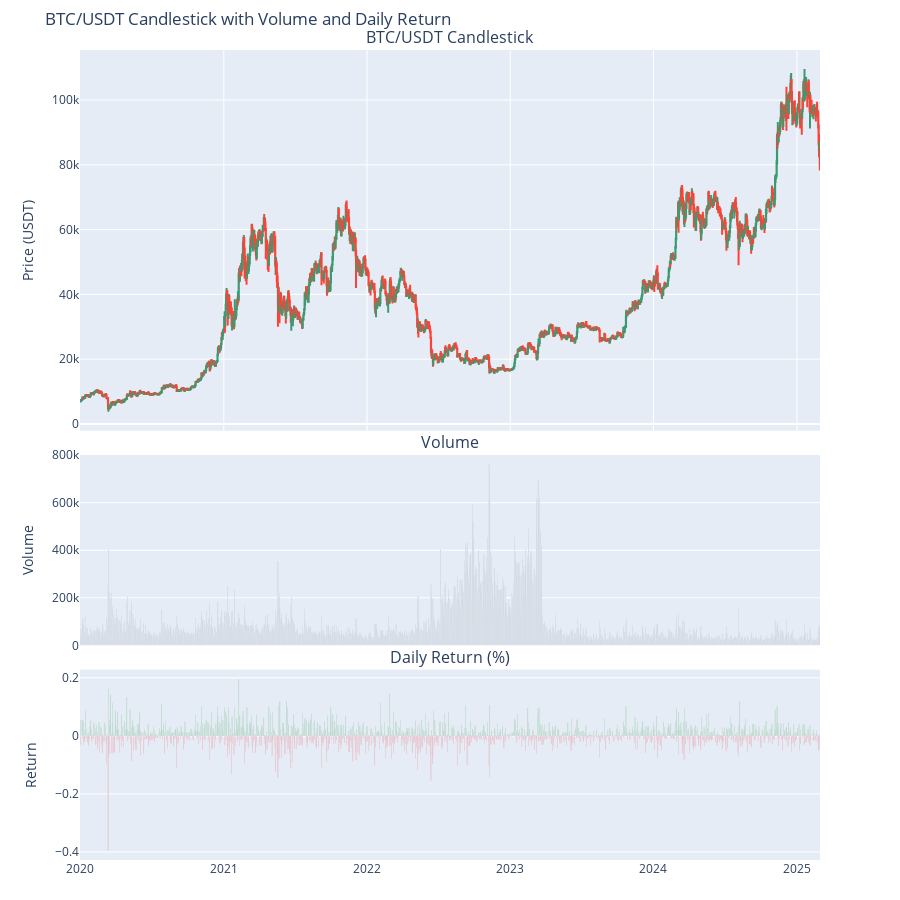

Notebook cell for this chart:
### Code cell
# Create 3-row subplot layout
fig = make_subplots(
    rows=3, cols=1,
    shared_xaxes=True,
    vertical_spacing=0.03,
    row_heights=[0.5, 0.25, 0.25],
    subplot_titles=("BTC/USDT Candlestick", "Volume", "Daily Return (%)")
)

# Row 1: Candlestick
fig.add_trace(go.Candlestick(
    x=df.index,
    open=df["open"],
    high=df["high"],
    low=df["low"],
    close=df["close"],
    name="Price"
), row=1, col=1)

# Row 2: Volume (bar)
fig.add_trace(go.Bar(
    x=df.index,
    y=df["volume"],
    marker_color='gray',
    name="Volume"
), row=2, col=1)

daily_ret = df["close"].pct_change()
# Row 3: Daily Return (bar or line, here we use bar)
fig.add_trace(go.Bar(
    x=df.index,
    y=daily_ret,
    marker_color=daily_ret.apply(lambda x: 'green' if x >= 0 else 'red'),
    name="Daily Return"
), row=3, col=1)

# Layout tweaks
fig.update_layout(
    title="BTC/USDT Candlestick with Volume and Daily Return",
    xaxis_rangeslider_visible=False,
    height=900,
    showlegend=False,
    margin=dict(t=50, b=40)
)

fig.update_yaxes(title_text="Price (USDT)", row=1, col=1)
fig.update_yaxes(title_text="Volume", row=2, col=1)
fig.update_yaxes(title_text="Return", row=3, col=1)

fig.show()

### Figure 1 — Plotly figure (JSON) as saved in the notebook; plotly's stock layout.template omitted (floating-point values rounded to 4 significant figures; data arrays with more than 128 entries replaced by an {"elided": "..."} marker saying what was removed)
{"data": [{"close": {"elided": "1886 float values"}, "high": {"elided": "1886 float values"}, "low": {"elided": "1886 float values"}, "name": "Price", "open": {"elided": "1886 float values"}, "type": "candlestick", "x": {"elided": "1886 str values"}, "xaxis": "x", "yaxis": "y"}, {"marker": {"color": "gray"}, "name": "Volume", "type": "bar", "x": {"elided": "1886 str values"}, "xaxis": "x2", "y": {"elided": "1886 float values"}, "yaxis": "y2"}, {"marker": {"color": {"elided": "1886 str values"}}, "name": "Daily Return", "type": "bar", "x": {"elided": "1886 str values"}, "xaxis": "x3", "y": {"elided": "1886 float values"}, "yaxis": "y3"}], "layout": {"annotations": [{"font": {"size": 16}, "showarrow": false, "text": "BTC/USDT Candlestick", "x": 0.5, "xanchor": "center", "xref": "paper", "y": 1, "yanchor": "bottom", "yref": "paper"}, {"font": {"size": 16}, "showarrow": false, "text": "Volume", "x": 0.5, "xanchor": "center", "xref": "paper", "y": 0.5, "yanchor": "bottom", "yref": "paper"}, {"font": {"size": 16}, "showarrow": false, "text": "Daily Return (%)", "x": 0.5, "xanchor": "center", "xref": "paper", "y": 0.235, "yanchor": "bottom", "yref": "paper"}], "height": 900, "margin": {"b": 40, "t": 50}, "showlegend": false, "title": {"text": "BTC/USDT Candlestick with Volume and Daily Return"}, "xaxis": {"anchor": "y", "domain": [0, 1], "matches": "x3", "rangeslider": {"visible": false}, "showticklabels": false}, "xaxis2": {"anchor": "y2", "domain": [0, 1], "matches": "x3", "showticklabels": false}, "xaxis3": {"anchor": "y3", "domain": [0, 1]}, "yaxis": {"anchor": "x", "domain": [0.53, 1], "title": {"text": "Price (USDT)"}}, "yaxis2": {"anchor": "x2", "domain": [0.265, 0.5], "title": {"text": "Volume"}}, "yaxis3": {"anchor": "x3", "domain": [0, 0.235], "title": {"text": "Return"}}}}
